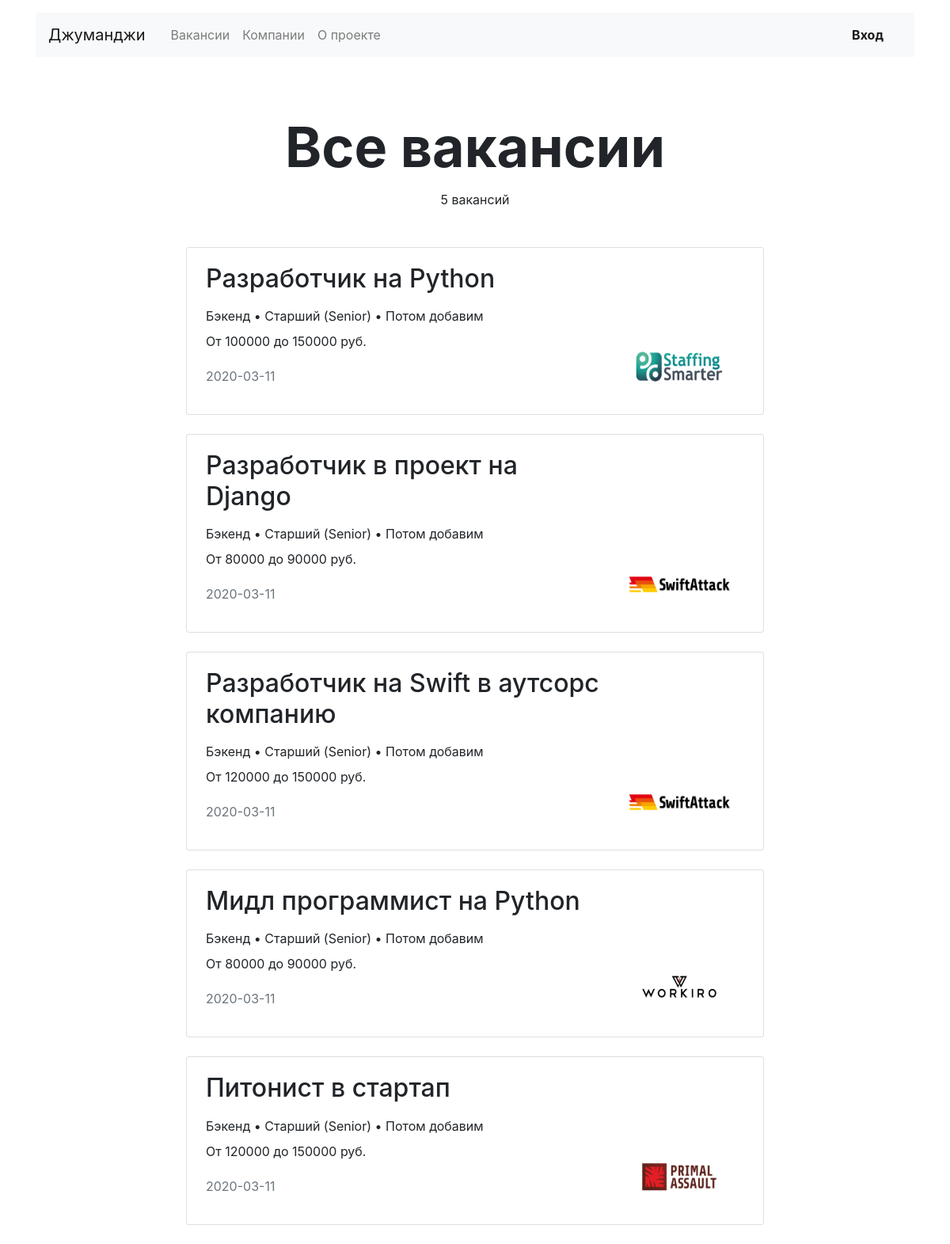
Page /vacancies/ on the committed database.
### app/models.py (models this page shows, shortened)
class Vacancy(models.Model):
    title = models.CharField(max_length=10)
    specialty = models.ForeignKey(Specialty, on_delete=models.CASCADE, related_name="vacancies")
    company = models.ForeignKey(Company, on_delete=models.CASCADE, related_name="vacancies")
    skills = models.CharField(max_length=50)
    description = models.CharField(max_length=200)
    salary_min = models.IntegerField()
    salary_max = models.IntegerField()
    published_at = models.CharField(max_length=10)

class Specialty(models.Model):
    title = models.CharField(max_length=15)
    code = models.CharField(max_length=15)
    picture = models.ImageField(upload_to='MEDIA_SPECIALITY_IMAGE_DIR')
    name = models.CharField(max_length=15, default='')

class Company(models.Model):
    name = models.CharField(max_length=20)
    location = models.CharField(max_length=20)
    logo = models.ImageField(upload_to='MEDIA_COMPANY_IMAGE_DIR')
    description = models.CharField(max_length=200)
    employee_count = models.IntegerField()
    owner = models.ForeignKey(User, on_delete=models.CASCADE)

### app/views.py (the view)
# urls.py: path('vacancies/', VacanciesView.as_view(), name='vacancies'),
class VacanciesView(View):
    def get(self, request):
        vacancies = Vacancy.objects.all()
        context = {
            'vacancies': vacancies
        }
        return render(request, 'app/all_vacancies.html', context=context)

### app/templates/app/all_vacancies.html (shortened to what this page needs)
{% extends 'app/base.html' %}
{% block content %}
  <main class="container mt-3">
    <section>
      <h1 class="h1 text-center mx-auto mt-4 pt-5" style="font-size: 70px;"><strong>Все вакансии</strong></h1>
      <p class="text-center pt-1">{{ vacancies.count }} вакансий</p>
      <div class="row mt-5">
        <div class="col-12 col-lg-8 offset-lg-2 m-auto">
          {% for vacancy in vacancies %}
          <div class="card mb-4">
            <div class="card-body px-4">
              <div class="row">
                <div class="col-12 col-md-8 col-lg-9">
                  <h2 class="h2 pb-2">{{ vacancy.title }}</h2>
                  <p class="mb-2">{{ vacancy.specialty.title }} • Старший (Senior) • {{ vacancy.description }}</p>
                  <p>От {{ vacancy.salary_min }} до {{ vacancy.salary_max }} руб.</p>
                  <p class="text-muted pt-1">{{ vacancy.published_at }}</p>
                </div>
                <div class="col-12 col-md-4 col-lg-3 d-flex align-items-end">
                  <a href="/vacancies/{{ vacancy.id }}"><img src="{{ vacancy.company.logo.url }}" width="130" height="80" alt="Sorry!"></a>
                </div>
              </div>
            </div>
          </div>
          {% endfor %}
        </div>
      </div>
    </section>
  </main>
{% endblock %}

### rows in the picture
Vacancy: title "Разработчик на Python", specialty "Бэкенд", description "Потом добавим", salary_min "100000", salary_max "150000", published_at "2020-03-11", company.logo (picture)
Vacancy: title "Разработчик в проект на Django", specialty "Бэкенд", description "Потом добавим", salary_min "80000", salary_max "90000", published_at "2020-03-11", company.logo (picture)
Vacancy: title "Разработчик на Swift в аутсорс компанию", specialty "Бэкенд", description "Потом добавим", salary_min "120000", salary_max "150000", published_at "2020-03-11", company.logo (picture)
Vacancy: title "Мидл программист на Python", specialty "Бэкенд", description "Потом добавим", salary_min "80000", salary_max "90000", published_at "2020-03-11", company.logo (picture)
Vacancy: title "Питонист в стартап", specialty "Бэкенд", description "Потом добавим", salary_min "120000", salary_max "150000", published_at "2020-03-11", company.logo (picture)

### other values in the picture
{{ vacancies.count }} "5"
